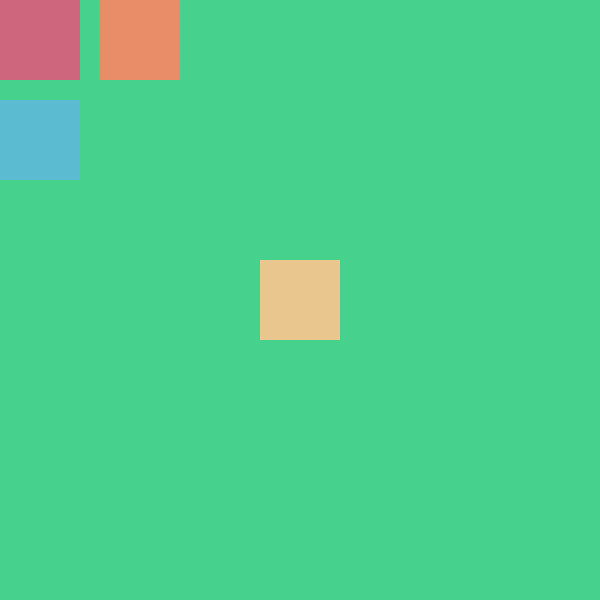
Frame 1 (no input)
Frame 60 (the mouse pressed at the canvas centre just before this capture): identical to frame 1, image omitted
Frame 120 (the mouse held since frame 60 and released just before this capture): identical to frame 1, image omitted

The Processing sketch that drew this single still picture (run headless with seeded random() and noise(); from frame 60 on, the mouse is pressed at the canvas centre):

// Processing sketch: matrix_101
// ── matrix_101.pde

int wh = 80; // now if I want to change w + h, I only have to change it in one place

void setup() {
  size(600, 600);
  background(70, 209, 141);
}



void draw() {

  noStroke();
  fill(206, 103, 126);  // mauve
  rect(0, 0, wh, wh);

  pushMatrix(); // for every push, you need a pop
    translate(100, 0);  // we are translating the matrix. ie moving our paper
    fill(232, 141, 103); // orange
    rect(0, 0, wh, wh);
    /*
    // and we can nest these turkies
    pushMatrix(); // saving previous setting for the matrix
      translate(0, 100);
      fill(91, 187, 209);  //blue
      rect(0, 0, wh, wh);
    popMatrix();  // restore put everything back
  */
  popMatrix();
  ///*
  pushMatrix(); // saving previous setting for the matrix
      translate(0, 100);
      fill(91, 187, 209);  //blue
      rect(0, 0, wh, wh);
  popMatrix();  // restore put everything back
 //*/
  
  //translate(-100, 0);  // have to undo matrix transformations, otherwise, permenant
  fill(232, 198, 141);  //beige
  rect(width/2 - wh/2, height/2 - wh/2, wh, wh);  // rect mode, or subtract 1/2 w + 1/2 h
//*/
 
}
